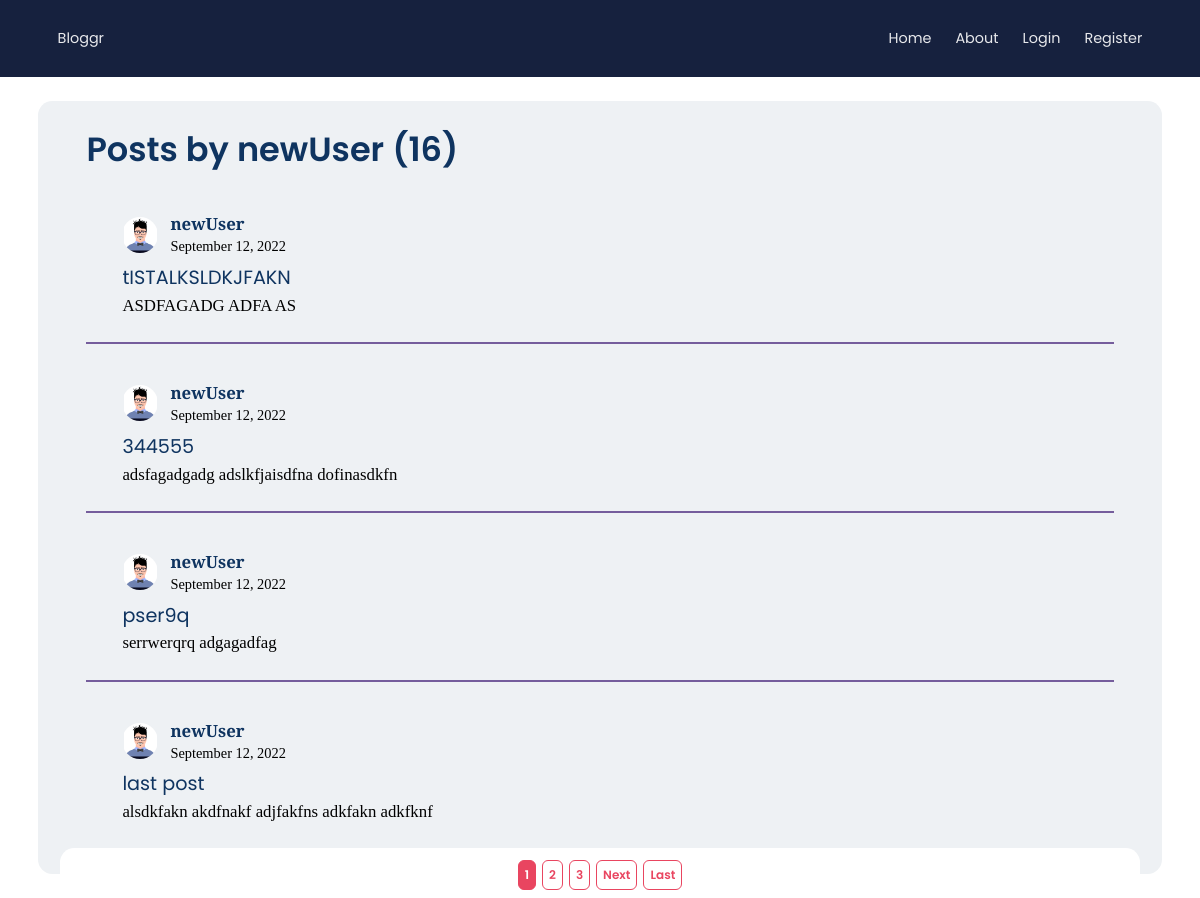
The page /user/newUser/ on the database as committed earlier.
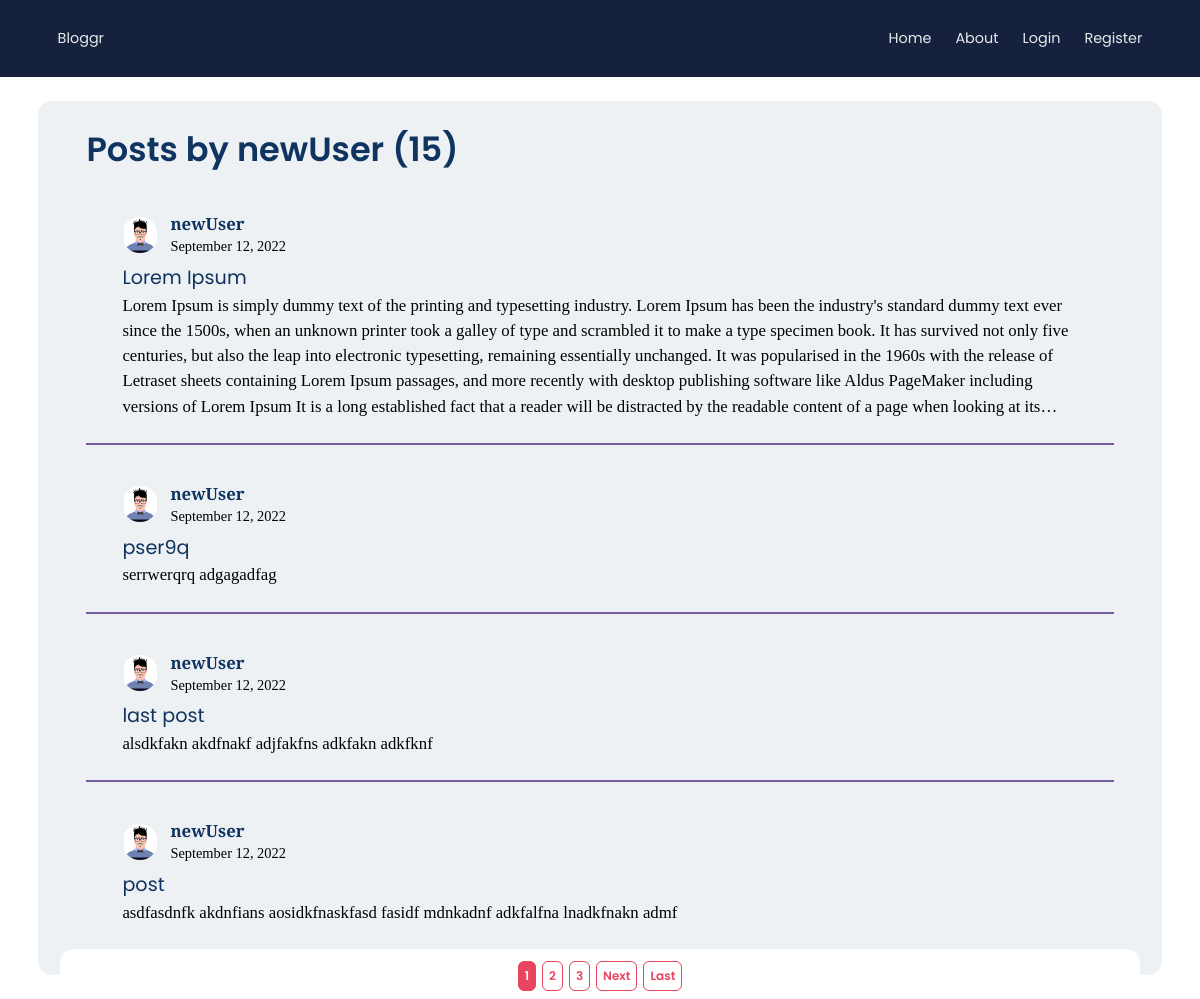
The same page on the database as committed later.
### blog/models.py (models this page shows, shortened)
class Post(models.Model):
    title = models.CharField(max_length=100)
    content = models.TextField()
    date_posted = models.DateTimeField(default=timezone.now)
    author = models.ForeignKey(User, on_delete=models.CASCADE)

### users/models.py (models this page shows, shortened)
class Profile(models.Model):
    user = models.OneToOneField(User, on_delete=models.CASCADE)
    image = models.ImageField(default="default.png", upload_to="profile_pics")

### blog/views.py (the view)
# urls.py: path("user/<str:username>/", views.UserPostListView.as_view(), name="user-posts"),
class UserPostListView(ListView):
    model = Post
    template_name = "blog/user_posts.html"
    context_object_name = "posts"
    paginate_by = 4
    def get_queryset(self):
        user = get_object_or_404(User, username=self.kwargs.get("username"))
        return Post.objects.filter(author=user).order_by("-date_posted")

### blog/templates/blog/user_posts.html (shortened to what this page needs)
{% extends "blog/base.html" %}
{% block content %}
<div class="userposts card">
  <h1 class="heading-secondary">Posts by {{ view.kwargs.username }} ({{ page_obj.paginator.count }}) </h1>
  {% for post in posts %}
  <div class="post">
    <div class="post__details">
      <img class="post__author-img" src="{{ post.author.profile.image.url }}" alt="profile" />
      <p class="post__info">
        <a class="post__author-name" href="{% url 'user-posts' post.author.username %}">{{ post.author }}</a>
        <small class="post__date">{{ post.date_posted|date:"F d, Y" }}</small>
      </p>
    </div>
    <h3 class="post__title">
      <a href="{% url 'post-detail' post.id %}"> {{ post.title }} </a>
    </h3>
    <p class="post__content">{{ post.content }}</p>
  </div>
  {% endfor %}
</div>
<div class="pagination">
  <div class="pagination__items">
    {% if is_paginated %}
    <div class="pagination__item">
      {% for num in page_obj.paginator.page_range %}
      {% if page_obj.number == num %}
      <a class="active" href="?page={{ num }}">{{ num }}</a>
      {% elif num > page_obj.number|add:'-3' and num < page_obj.number|add:'3' %} <a class="" href="?page={{ num }}">{{ num }}</a>
      {% endif %}
      {% endfor %}
      {% if page_obj.has_next %}
      <a href="?page={{ page_obj.next_page_number }}">Next</a>
      <a href="?page={{ page_obj.paginator.num_pages }}">Last</a>
      {% endif %}
      {% endif %}
    </div>
  </div>
</div>
{% endblock content %}

Rows that differ between the two databases and show on the page:
removed Post: author.profile.image (placeholder picture), author "newUser", date_posted "September 12, 2022", title "tISTALKSLDKJFAKN", content "ASDFAGADG ADFA AS"
changed Post: title "344555" → "Lorem Ipsum"; content "adsfagadgadg adslkfjaisdfna dofinasdkfn" → "Lorem Ipsum is simply dummy text of the printing and typesetting industry. Lorem Ipsum has been the industry's standard dummy text ever since the 1500s, when an unknown printer took a galley of type and scrambled it to make a type specimen book. It has survived not only five centuries, but also the leap into electronic typesetting, remaining essentially unchanged. It was popularised in the 1960s with the release of Letraset sheets containing Lorem Ipsum passages, and more recently with desktop publishing software like Aldus PageMaker including versions of Lorem Ipsum It is a long established fact that a reader will be distracted by the readable content of a page when looking at…"
now on this page (row unchanged): Post: author.profile.image (placeholder picture), author "newUser", date_posted "September 12, 2022", title "post", content "asdfasdnfk akdnfians aosidkfnaskfasd fasidf mdnkadnf adkfalfna lnadkfnakn admf"
Other text that changed with them:
{{ page_obj.paginator.count }}: "16" → "15"
